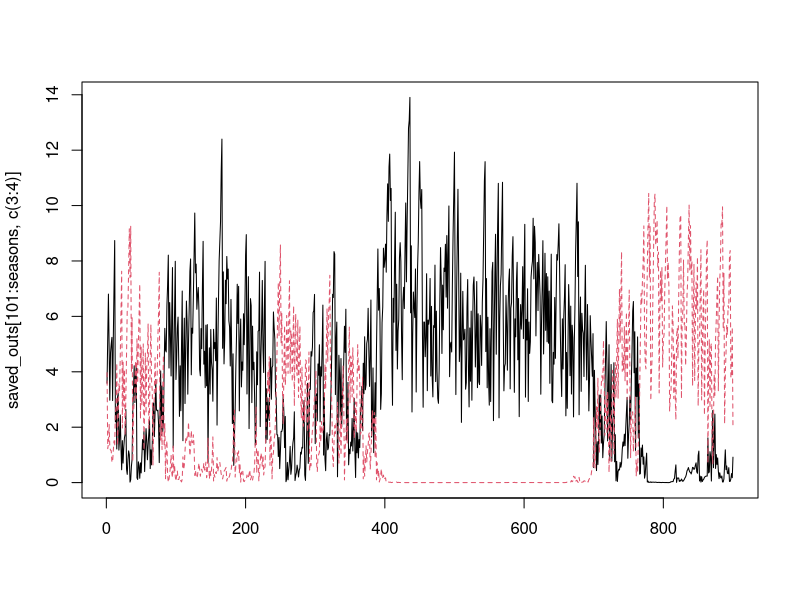

Write the R code that produced this figure.
##  Semi-discrete storage effect model of two species 
##  coexisting on one essential resource.                

##  Authors:  Andrew Tredennick, Peter Adler, and Fred Adler
##  Email:    atredenn@gmail.com
##  Date:     4.24.2015 -- Copied over from relative_nonlinearity.R and 
##                         variable germination included for storage effect.
##            5.21.2016 -- Updated model to have most dynamics occur at the
##                         end of season, discrete time intervals


############################  MODEL DESCRIPTION  ##############################
# Species "split" themselves between a dormant, low-mortaility stage (D) and  #
# a higher mortality, high growth stage (N).                                  #
# The single resource is R.                                                   #
# There are two sources of variability: an environmental cue that drives the  #
# storage effect, and resource variability.                                   #
###############################################################################

# Clear the Workspace
rm(list=ls())

ptm <- proc.time() # start time


####
#### Initial Conditions, Global Variables, and Parameters ----------------------
####
seasons <- 1000                  # number of seasons to simulate
seasons_to_exclude <- 200        # initial seasons to exclude from plots
days_to_track <- 20              # number of days to simulate in odSolve
DNR <- c(D=c(1,1),N=c(1,1),R=10) # initial conditions
Rmu <- 3                         # mean resource pulse (on log scale)
Rsd_annual <- 0                  # std dev of resource pulses (on log scale)
sigE <- 4                        # environmental cue variance
rho <- 0                         # environmental cue correlation between species

# Within-season parameters
parms <- list(
  r = c(5,5),                    # max growth rate for each species
  alpha = c(5,5),                # rate parameter for Hill function 
  beta = c(20,20),               # shape parameter for Hill function
  eps = c(0.2,0.19)               # resource-to-biomass efficiency
)

# End-of-season transition parameters
a1 <- 0.50                       # live-to-dormant biomass fraction; spp1
a2 <- 0.49                       # live-to-dormant biomass fraction; spp2
b1 <- 0                          # adult survivorship; spp1 (0 if annual, >0 if perennial)
b2 <- 0                          # adult survivorship; spp2 (0 if annual, >0 if perennial)
m1 <- 0.1                        # dormant mortality; spp1
m2 <- 0.1                        # dormant mortality; spp2
theta1 <- 0                      # resource recycling fraction; spp1
theta2 <- 0                      # resource recycling fraction; spp2
c <- 0                           # resource carry-over fraction

####
#### Load relevant libraries ----------------------------------------
####
library('deSolve')
library('mvtnorm')



####
#### Model functions -------------------------------------------------
####
## Continuous model
updateDNR <- function(t, DNR, parms){
  with(as.list(c(DNR, parms)), {
    dD1dt = 0
    dD2dt = 0
    dN1dt = N1*eps[1]*(uptake_R(r[1], R, alpha[1], beta[1]))
    dN2dt = N2*eps[2]*(uptake_R(r[2], R, alpha[2], beta[2]))
    dRdt = -1 * (dN1dt/eps[1] + dN2dt/eps[2])
    list(c(dD1dt, dD2dt, dN1dt, dN2dt, dRdt)) #output
  })
}

##  Resource uptake function (Hill function)
uptake_R <- function(r, R, alpha, beta){
  return((r*R^alpha) / (beta^alpha + R^alpha))
}

## Discrete model
update_DNR <- function(t,DNR,gs,a1,a2,m1,m2,b1,b2,theta1,theta2,c){
  with (as.list(DNR),{
    g1 <- gs[1]
    g2 <- gs[2]
    D1 <- a1*N1 + D1*(1-g1)*(1-m1)
    D2 <- a2*N2 + D2*(1-g2)*(1-m2)
    N1 <- b1*(1-a1)*N1 + g1*(D1+(a1*N1))*(1-m1)
    N2 <- b2*(1-a2)*N2 + g2*(D2+(a2*N2))*(1-m2)
    R <- theta1*(1-a1)*N1 + theta2*(1-a2)*N2 + c*R + Rvector[t]
    return(c(D1, D2, N1, N2, R))
  })
}


####
#### Simulate model -----------------------------------------------------
####
days <- c(1:days_to_track)

# Get "germination" fractions for each year
getG <- function(sigE, rho, nTime){
  varcov <- matrix(c(sigE, rho*sigE, rho*sigE, sigE), 2, 2)
  e <- rmvnorm(n = nTime, mean = c(0,0), sigma = varcov)
  g <- exp(e) / (1+exp(e))
  return(g)
}

# Loop over seasons
nms <- names(DNR)
gVec <- getG(sigE = sigE, rho = rho, nTime = seasons)
Rvector <- rlnorm(seasons, Rmu, Rsd_annual)
saved_outs <- matrix(ncol=5, nrow=seasons)
for(season_now in 1:seasons){
  output <- ode(y = DNR, times=days,
                func = updateDNR, parms = parms)
  DNR <- output[nrow(output),nms]
  saved_outs[season_now,] <- DNR
  names(DNR) <- nms
  DNR <- update_DNR(season_now, DNR, gVec[season_now,],
                    a1=a1,a2=a2,m1=m1,m2=m2,b1=b1,b2=b2,
                    theta1=theta1,theta2=theta2,c=c)
  names(DNR) <- nms
}

matplot(saved_outs[101:seasons,c(3:4)], type="l")


proc.time() - ptm
